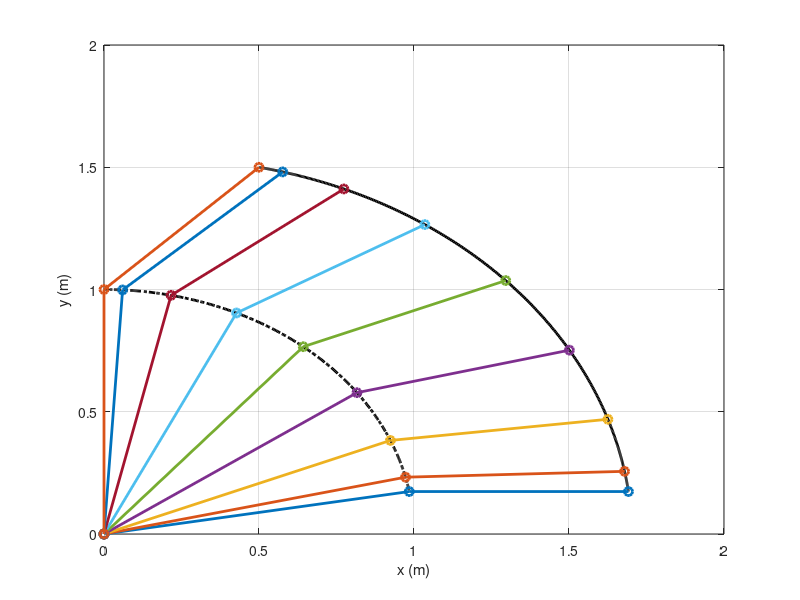
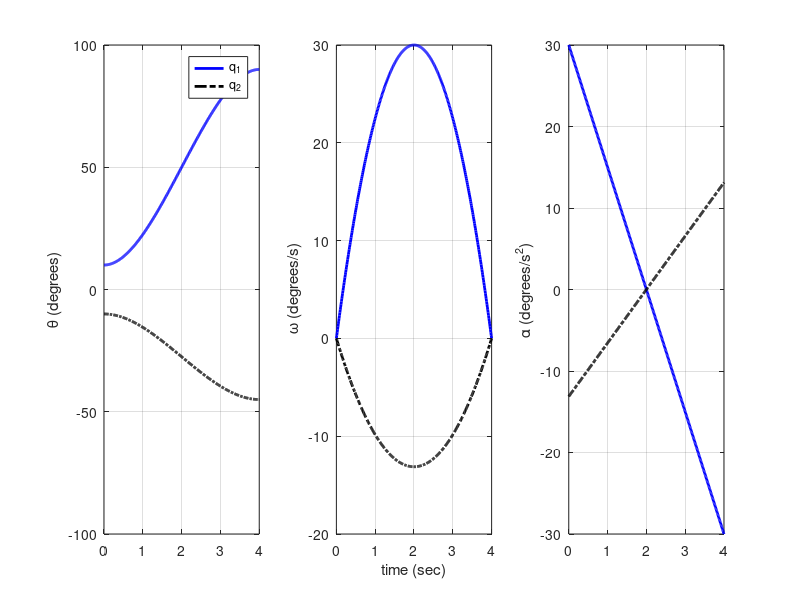

Reproduce these figures in MATLAB, in order.
%% 
% 	Fundamentals of Robotics
%   CRC Press, Taylor & Francis Group, LLC
%   © 2025 Hamid D. Taghirad
%
%   This code provides Trajectory planning of 2R Robot
%   By Cubic Polynomials 
%   Case Study 10.1 
%
%% Parameter Definitions
clear all, clc; clf;

%   Initial and final conditions

a=[1; 0.707];
q0=[10 -10]; 
qf=[90 -45];

%   Defining time and trajectories
tf=4;
t=0:0.01:tf;t=t'; n=max(size(t));
t2=t.^2; t3=t.^3;
q= q0 + 3/tf^2*(qf-q0).*t2 -2/tf^3*(qf-q0).*t3;
dq=  6/tf^2*(qf-q0).*t -6/tf^3*(qf-q0).*t2;
d2q= 6/tf^2*(qf-q0)-12/tf^3*(qf-q0).*t;

% Convert degrees to radians
th=q*pi/180; dth=dq*pi/180; d2th=d2q*pi/180;

% Solve Forward kinematics

%Link 1
x1=a(1)*cos(th(:,1));
y1=a(1)*sin(th(:,1));

%End Effector
x=a(1)*cos(th(:,1))+ a(2)*cos(th(:,1)+th(:,2));
y=a(1)*sin(th(:,1))+ a(2)*sin(th(:,1)+th(:,2));

xp=[0 x1(1) x(1);
    0 x1(51) x(51);
    0 x1(101) x(101);
    0 x1(151) x(151);
    0 x1(201) x(201);
    0 x1(251) x(251);   
    0 x1(301) x(301);
    0 x1(351) x(351);
    0 x1(401) x(401);
];
yp=[0 y1(1) y(1);
    0 y1(51) y(51)
    0 y1(101) y(101)
    0 y1(151) y(151)
    0 y1(201) y(201)
    0 y1(251) y(251)
    0 y1(301) y(301)
    0 y1(351) y(351)
    0 y1(401) y(401)
    ]; 

%%   Final trajectory in task space
%   Figure 10.2 of the book
figure(1)
plot(x1,y1,'-.k', x,y,'k', ...
    xp(1,:),yp(1,:), '-o', xp(2,:),yp(2,:), '-o', ...
    xp(3,:),yp(3,:), '-o', xp(4,:),yp(4,:), '-o', ...
    xp(5,:),yp(5,:), '-o', xp(6,:),yp(6,:), '-o', ...
    xp(7,:),yp(7,:), '-o', xp(8,:),yp(8,:), '-o', ...
    xp(9,:),yp(9,:), '-o')
set(findall(figure(1),'type','line'),'linewidth',2)
%axis([-0.2 1.8 0 2])
grid
xlabel('x (m)'), ylabel('y (m)')

%%   Final trajectory in joint space
%   Figure 10.1 of the book
figure(2)
subplot(1,3,1)
plot(t,q(:,1),'b', t,q(:,2),'-.k'), grid
ylabel('\theta (degrees)'), legend('q_1', 'q_2')
subplot(1,3,2)
plot(t,dq(:,1),'b', t,dq(:,2),'-.k'), grid
xlabel('time (sec)'), ylabel(' \omega (degrees/s)')
subplot(1,3,3)
plot(t,d2q(:,1),'b', t,d2q(:,2),'-.k'), grid
ylabel('\alpha (degrees/s^2)')
set(findall(figure(2),'type','line'),'linewidth',2)

